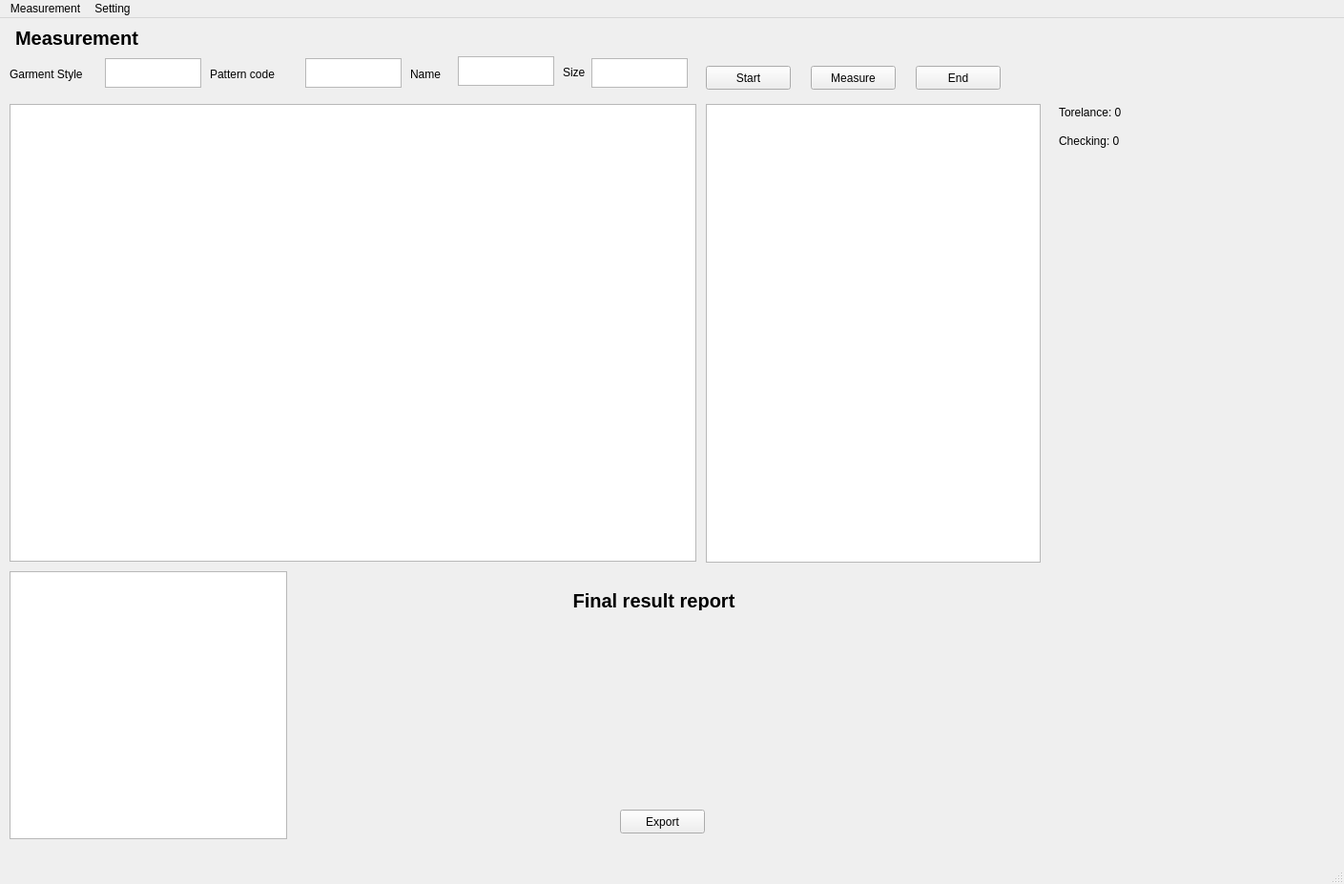
<?xml version="1.0" encoding="UTF-8"?>
<ui version="4.0">
 <class>MainWindow</class>
 <widget class="QMainWindow" name="MainWindow">
  <property name="geometry">
   <rect>
    <x>0</x>
    <y>0</y>
    <width>1409</width>
    <height>927</height>
   </rect>
  </property>
  <property name="windowTitle">
   <string>MainWindow</string>
  </property>
  <widget class="QWidget" name="centralwidget">
   <widget class="QTextEdit" name="textEdit">
    <property name="geometry">
     <rect>
      <x>110</x>
      <y>42</y>
      <width>101</width>
      <height>31</height>
     </rect>
    </property>
   </widget>
   <widget class="QLabel" name="label">
    <property name="geometry">
     <rect>
      <x>10</x>
      <y>50</y>
      <width>101</width>
      <height>17</height>
     </rect>
    </property>
    <property name="text">
     <string>Garment Style</string>
    </property>
   </widget>
   <widget class="QLabel" name="label_2">
    <property name="geometry">
     <rect>
      <x>220</x>
      <y>50</y>
      <width>101</width>
      <height>17</height>
     </rect>
    </property>
    <property name="text">
     <string>Pattern code</string>
    </property>
   </widget>
   <widget class="QTextEdit" name="textEdit_2">
    <property name="geometry">
     <rect>
      <x>320</x>
      <y>42</y>
      <width>101</width>
      <height>31</height>
     </rect>
    </property>
   </widget>
   <widget class="QLabel" name="label_3">
    <property name="geometry">
     <rect>
      <x>430</x>
      <y>50</y>
      <width>101</width>
      <height>17</height>
     </rect>
    </property>
    <property name="text">
     <string>Name</string>
    </property>
   </widget>
   <widget class="QTextEdit" name="textEdit_3">
    <property name="geometry">
     <rect>
      <x>480</x>
      <y>40</y>
      <width>101</width>
      <height>31</height>
     </rect>
    </property>
   </widget>
   <widget class="QLabel" name="label_4">
    <property name="geometry">
     <rect>
      <x>590</x>
      <y>48</y>
      <width>101</width>
      <height>17</height>
     </rect>
    </property>
    <property name="text">
     <string>Size</string>
    </property>
   </widget>
   <widget class="QTextEdit" name="textEdit_4">
    <property name="geometry">
     <rect>
      <x>620</x>
      <y>42</y>
      <width>101</width>
      <height>31</height>
     </rect>
    </property>
   </widget>
   <widget class="QPushButton" name="pushButton">
    <property name="geometry">
     <rect>
      <x>740</x>
      <y>50</y>
      <width>89</width>
      <height>25</height>
     </rect>
    </property>
    <property name="text">
     <string>Start</string>
    </property>
   </widget>
   <widget class="QPushButton" name="pushButton_2">
    <property name="geometry">
     <rect>
      <x>850</x>
      <y>50</y>
      <width>89</width>
      <height>25</height>
     </rect>
    </property>
    <property name="text">
     <string>Measure</string>
    </property>
   </widget>
   <widget class="QGraphicsView" name="graphicsView">
    <property name="geometry">
     <rect>
      <x>10</x>
      <y>90</y>
      <width>720</width>
      <height>480</height>
     </rect>
    </property>
   </widget>
   <widget class="QTableView" name="tableView">
    <property name="geometry">
     <rect>
      <x>740</x>
      <y>90</y>
      <width>351</width>
      <height>481</height>
     </rect>
    </property>
   </widget>
   <widget class="QLabel" name="label_5">
    <property name="geometry">
     <rect>
      <x>10</x>
      <y>10</y>
      <width>141</width>
      <height>21</height>
     </rect>
    </property>
    <property name="font">
     <font>
      <family>Ubuntu</family>
      <pointsize>15</pointsize>
      <weight>75</weight>
      <bold>true</bold>
     </font>
    </property>
    <property name="layoutDirection">
     <enum>Qt::LeftToRight</enum>
    </property>
    <property name="text">
     <string>Measurement</string>
    </property>
    <property name="alignment">
     <set>Qt::AlignCenter</set>
    </property>
   </widget>
   <widget class="QPushButton" name="pushButton_3">
    <property name="geometry">
     <rect>
      <x>960</x>
      <y>50</y>
      <width>89</width>
      <height>25</height>
     </rect>
    </property>
    <property name="text">
     <string>End</string>
    </property>
   </widget>
   <widget class="QTableView" name="tableView_2">
    <property name="geometry">
     <rect>
      <x>10</x>
      <y>580</y>
      <width>291</width>
      <height>281</height>
     </rect>
    </property>
   </widget>
   <widget class="QLabel" name="label_6">
    <property name="geometry">
     <rect>
      <x>590</x>
      <y>600</y>
      <width>191</width>
      <height>21</height>
     </rect>
    </property>
    <property name="font">
     <font>
      <family>Ubuntu</family>
      <pointsize>15</pointsize>
      <weight>75</weight>
      <bold>true</bold>
     </font>
    </property>
    <property name="layoutDirection">
     <enum>Qt::LeftToRight</enum>
    </property>
    <property name="text">
     <string>Final result report</string>
    </property>
    <property name="alignment">
     <set>Qt::AlignCenter</set>
    </property>
   </widget>
   <widget class="QLabel" name="label_7">
    <property name="geometry">
     <rect>
      <x>1110</x>
      <y>90</y>
      <width>101</width>
      <height>17</height>
     </rect>
    </property>
    <property name="text">
     <string>Torelance: 0</string>
    </property>
   </widget>
   <widget class="QLabel" name="label_8">
    <property name="geometry">
     <rect>
      <x>1110</x>
      <y>120</y>
      <width>101</width>
      <height>17</height>
     </rect>
    </property>
    <property name="text">
     <string>Checking: 0</string>
    </property>
   </widget>
   <widget class="QPushButton" name="pushButton_4">
    <property name="geometry">
     <rect>
      <x>650</x>
      <y>830</y>
      <width>89</width>
      <height>25</height>
     </rect>
    </property>
    <property name="text">
     <string>Export</string>
    </property>
   </widget>
  </widget>
  <widget class="QStatusBar" name="statusbar"/>
  <widget class="QMenuBar" name="menuBar">
   <property name="geometry">
    <rect>
     <x>0</x>
     <y>0</y>
     <width>1409</width>
     <height>22</height>
    </rect>
   </property>
   <widget class="QMenu" name="menuSecond">
    <property name="title">
     <string>Measurement</string>
    </property>
    <addaction name="actionDimension"/>
    <addaction name="actionSecond"/>
   </widget>
   <widget class="QMenu" name="menuSetting">
    <property name="title">
     <string>Setting</string>
    </property>
   </widget>
   <addaction name="menuSecond"/>
   <addaction name="menuSetting"/>
  </widget>
  <action name="actionDimension">
   <property name="text">
    <string>Dimension</string>
   </property>
  </action>
  <action name="actionSecond">
   <property name="text">
    <string>Second</string>
   </property>
  </action>
 </widget>
 <resources/>
 <connections/>
</ui>
